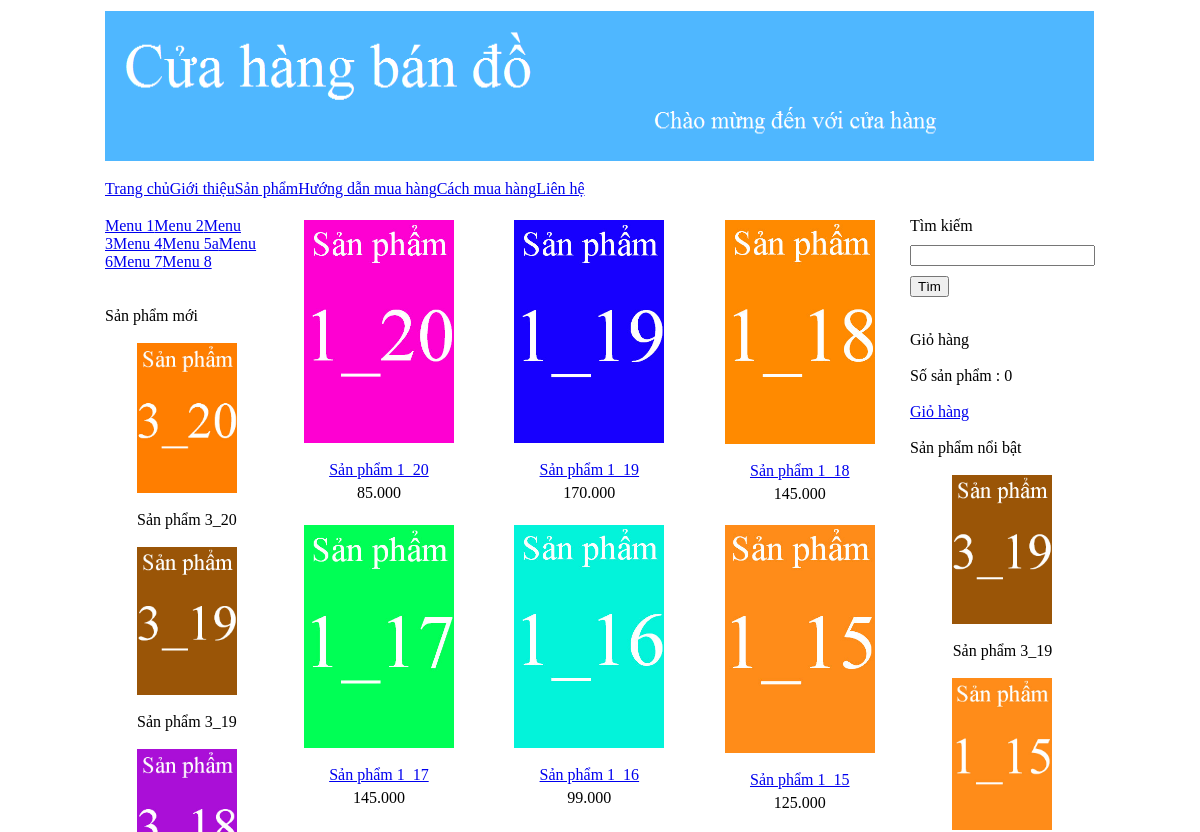
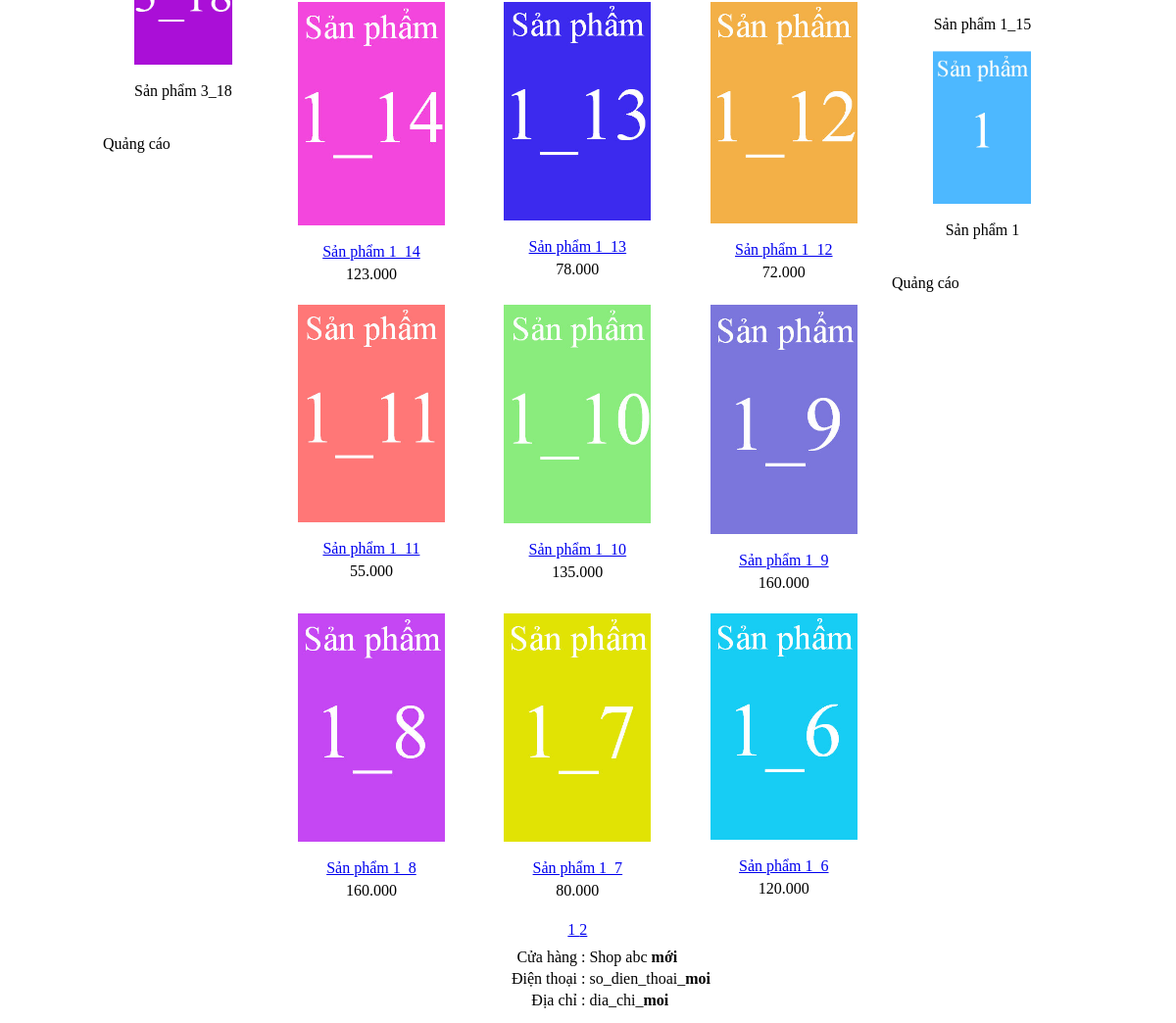
/TT_WEB/ban_hang/ban_hang/index.php?thamso=xuat_san_pham&id=1, run on the app's committed database (2 pictures, top to bottom).
### tables this page shows
CREATE TABLE IF NOT EXISTS `banner` (
  `id` int(11) NOT NULL AUTO_INCREMENT,
  `hinh` varchar(256) NOT NULL,
  `rong` varchar(256) NOT NULL,
  `cao` varchar(256) NOT NULL,
  PRIMARY KEY (`id`)
);

CREATE TABLE IF NOT EXISTS `menu_ngang` (
  `id` int(11) NOT NULL AUTO_INCREMENT,
  `ten` varchar(256) NOT NULL,
  `noi_dung` mediumtext NOT NULL,
  `loai_menu` varchar(256) NOT NULL,
  PRIMARY KEY (`id`)
);

CREATE TABLE IF NOT EXISTS `menu_doc` (
  `id` int(11) NOT NULL AUTO_INCREMENT,
  `ten` varchar(256) NOT NULL,
  PRIMARY KEY (`id`)
);

CREATE TABLE IF NOT EXISTS `san_pham` (
  `id` int(11) NOT NULL AUTO_INCREMENT,
  `ten` varchar(256) NOT NULL,
  `gia` int(255) NOT NULL,
  `hinh_anh` varchar(256) NOT NULL,
  `noi_dung` mediumtext NOT NULL,
  `thuoc_menu` int(255) NOT NULL,
  `noi_bat` varchar(256) NOT NULL,
  `trang_chu` varchar(256) NOT NULL,
  `sap_xep_trang_chu` int(255) NOT NULL,
  PRIMARY KEY (`id`)
);

CREATE TABLE IF NOT EXISTS `footer` (
  `id` int(11) NOT NULL AUTO_INCREMENT,
  `html` mediumtext NOT NULL,
  PRIMARY KEY (`id`)
);

### TT_WEB/ban_hang/ban_hang/chuc_nang/san_pham/xuat.php (the view)
<?php
	$id=$_GET['id'];
	$so_du_lieu=15;
	$tv="select count(*) from san_pham where thuoc_menu='$id';";
	$tv_1=mysql_query($tv);
	$tv_2=mysql_fetch_array($tv_1);
	$so_trang=ceil($tv_2[0]/$so_du_lieu);
	if(!isset($_GET['trang'])){$vtbd=0;}else{$vtbd=($_GET['trang']-1)*$so_du_lieu;}
	$tv="select id,ten,gia,hinh_anh,thuoc_menu from san_pham where thuoc_menu='$id' order by id desc limit $vtbd,$so_du_lieu";
	$tv_1=mysql_query($tv);
	echo "<table>";
	while($tv_2=mysql_fetch_array($tv_1))
	{
		echo "<tr>";
			for($i=1;$i<=3;$i++)
			{
				echo "<td align='center' width='215px' valign='top' >";
					if($tv_2!=false)
					{
						$link_anh="hinh_anh/san_pham/".$tv_2['hinh_anh'];
						$link_chi_tiet="?thamso=chi_tiet_san_pham&id=".$tv_2['id'];
						$gia=$tv_2['gia'];
						$gia=number_format($gia,0,",",".");
						echo "<a href='$link_chi_tiet' >";
							echo "<img src='$link_anh' width='150px' >";
						echo "</a>";
						echo "<br>";
						echo "<br>";
						echo "<a href='$link_chi_tiet' >";
							echo $tv_2['ten'];
						echo "</a>";
						echo "<div style='margin-top:5px' >";
						echo $gia;
						echo "</div>";
						echo "<br>";
					}
					else
					{
						echo "&nbsp;";
					}
				echo "</td>";
				if($i!=3)
				{
					$tv_2=mysql_fetch_array($tv_1);
				}
			}
		echo "</tr>";
	}
	echo "<tr>";
		echo "<td colspan='3' align='center' >";
			echo "<div class='phan_trang' >";
				for($i=1;$i<=$so_trang;$i++)
				{
					$link="?thamso=xuat_san_pham&id=".$_GET['id']."&trang=".$i;
					echo "<a href='$link' >";
						echo $i;echo " ";
					echo "</a>";
				}
			echo "</div>";
		echo "</td>";
	echo "</tr>";
	echo "</table>";
?>

### TT_WEB/ban_hang/ban_hang/chuc_nang/banner/banner.php
<?php
	$link = mysqli_connect("localhost","root","") or die ("Khong the ket noi den CSDL");
	mysqli_set_charset($link, "UTF8");
	mysqli_select_db($link,"ban_hang");
	$sql = "select * from banner limit 0,1;";
	$result = mysqli_query($link, $sql);
	$row = mysqli_fetch_array($result, MYSQLI_BOTH);
	$link_hinh="hinh_anh/banner/".$row['hinh'];
	echo "<img src='".$link_hinh."' width='".$row['rong']."' height='".$row['cao']."' >";
?>

### TT_WEB/ban_hang/ban_hang/chuc_nang/menu_ngang/menu_ngang.php
<?php
	$link = mysqli_connect("localhost","root","") or die ("Khong the ket noi den CSDL");
	mysqli_set_charset($link, "UTF8");
	mysqli_select_db($link,"ban_hang");
	$sql = "select id,ten,loai_menu from menu_ngang order by id;";
	$result = mysqli_query($link, $sql);
	echo "<div class='menu_ngang' >";
	echo "<a href='index.php'>Trang chủ</a>";
	while($row = mysqli_fetch_array($result, MYSQLI_BOTH))
	{
		if($row['loai_menu']==""){$link_menu="?thamso=xuat_mot_tin&id=".$row['id'];}
		if($row['loai_menu']=="san_pham"){$link_menu="?thamso=xuat_san_pham_2";}
		echo "<a href='$link_menu'>";
			echo $row['ten'];
		echo "</a>";
	}
	echo "</div>";
?>

### TT_WEB/ban_hang/ban_hang/chuc_nang/menu_doc/menu_doc.php
<?php
	$link = mysqli_connect("localhost","root","") or die ("Khong the ket noi den CSDL");
	mysqli_set_charset($link, "UTF8");
	mysqli_select_db($link,"ban_hang");
	$sql = "select * from menu_doc order by id;";
	$result = mysqli_query($link, $sql);
	echo "<div class='menu_doc' >";
	while($row = mysqli_fetch_array($result, MYSQLI_BOTH))
	{
		$link="?thamso=xuat_san_pham&id=".$row['id'];
		echo "<a href='$link'>";
			echo $row['ten'];
		echo "</a>";
	}
	echo "</div>";
?>

### TT_WEB/ban_hang/ban_hang/chuc_nang/san_pham/moi.php
<br><br>
Sản phẩm mới <br><br>
<center>
	<?php
		$link = mysqli_connect("localhost","root","") or die ("Khong the ket noi den CSDL");
		mysqli_set_charset($link, "UTF8");
		mysqli_select_db($link,"ban_hang");
		$sql = "select id,ten,hinh_anh from san_pham order by id desc limit 0,3;";
		$result = mysqli_query($link, $sql);
		while($row = mysqli_fetch_array($result, MYSQLI_BOTH))
		{
			$link_anh="hinh_anh/san_pham/".$row['hinh_anh'];
			$link_chi_tiet="?thamso=chi_tiet_san_pham&id=".$row['id'];
			echo "<a href='$link_chi_tiet' >";
				echo "<img src='$link_anh' width='100px' >";
			echo "</a>";
			echo "<br><br>";
			echo $row['ten'];
			echo "<br>";
			echo "<br>";
		}
	?>
</center>

### TT_WEB/ban_hang/ban_hang/chuc_nang/san_pham/noi_bat.php
<br><br>
Sản phẩm nổi bật <br><br>
<center>
	<?php
		$link = mysqli_connect("localhost","root","") or die ("Khong the ket noi den CSDL");
		mysqli_set_charset($link, "UTF8");
		mysqli_select_db($link,"ban_hang");
		$sql = "select id,ten,hinh_anh from san_pham where noi_bat='co' order by id desc limit 0,3;";
		$result = mysqli_query($link, $sql);
		while($row = mysqli_fetch_array($result, MYSQLI_BOTH))
		{
			$link_anh="hinh_anh/san_pham/".$row['hinh_anh'];
			$link_chi_tiet="?thamso=chi_tiet_san_pham&id=".$row['id'];
			echo "<a href='$link_chi_tiet' >";
				echo "<img src='$link_anh' width='100px' >";
			echo "</a>";
			echo "<br><br>";
			echo $row['ten'];
			echo "<br>";
			echo "<br>";
		}
	?>
</center>

### TT_WEB/ban_hang/ban_hang/chuc_nang/footer/footer.php
<?php
	$link = mysqli_connect("localhost","root","") or die ("Khong the ket noi den CSDL");
	mysqli_set_charset($link, "UTF8");
	mysqli_select_db($link,"ban_hang");
	$sql = "select * from footer limit 0,1;";
	$result = mysqli_query($link, $sql);
	$row = mysqli_fetch_array($result, MYSQLI_BOTH);
	echo $row['html'];
?>

### data on the page
banner: hinh (picture)
menu_ngang: ten "Giới thiệu"
menu_ngang: ten "Sản phẩm"
menu_ngang: ten "Hướng dẫn mua hàng"
menu_ngang: ten "Cách mua hàng"
menu_ngang: ten "Liên hệ"
menu_doc: ten "Menu 1"
menu_doc: ten "Menu 2"
menu_doc: ten "Menu 3"
menu_doc: ten "Menu 4"
menu_doc: ten "Menu 5a"
menu_doc: ten "Menu 6"
menu_doc: ten "Menu 7"
menu_doc: ten "Menu 8"
san_pham: hinh_anh (picture), ten "Sản phẩm 3_20"
san_pham: hinh_anh (picture), ten "Sản phẩm 3_19"
san_pham: hinh_anh (picture), ten "Sản phẩm 3_18"
san_pham: hinh_anh (picture), ten "Sản phẩm 1_20", gia "85.000"
san_pham: hinh_anh (picture), ten "Sản phẩm 1_19", gia "170.000"
san_pham: hinh_anh (picture), ten "Sản phẩm 1_18", gia "145.000"
san_pham: hinh_anh (picture), ten "Sản phẩm 1_17", gia "145.000"
san_pham: hinh_anh (picture), ten "Sản phẩm 1_16", gia "99.000"
san_pham: hinh_anh (picture), ten "Sản phẩm 1_15", gia "125.000"
san_pham: hinh_anh (picture), ten "Sản phẩm 1_14", gia "123.000"
san_pham: hinh_anh (picture), ten "Sản phẩm 1_13", gia "78.000"
san_pham: hinh_anh (picture), ten "Sản phẩm 1_12", gia "72.000"
san_pham: hinh_anh (picture), ten "Sản phẩm 1_11", gia "55.000"
san_pham: hinh_anh (picture), ten "Sản phẩm 1_10", gia "135.000"
san_pham: hinh_anh (picture), ten "Sản phẩm 1_9", gia "160.000"
san_pham: hinh_anh (picture), ten "Sản phẩm 1_8", gia "160.000"
san_pham: hinh_anh (picture), ten "Sản phẩm 1_7", gia "80.000"
san_pham: hinh_anh (picture), ten "Sản phẩm 1_6", gia "120.000"
san_pham: hinh_anh (picture), ten "Sản phẩm 1"
footer: html "Cửa hàng : Shop abc mới Điện thoại : so_dien_thoai_ moi Địa chỉ : dia_chi_ moi"

### other printed values
$so_luong "0"
